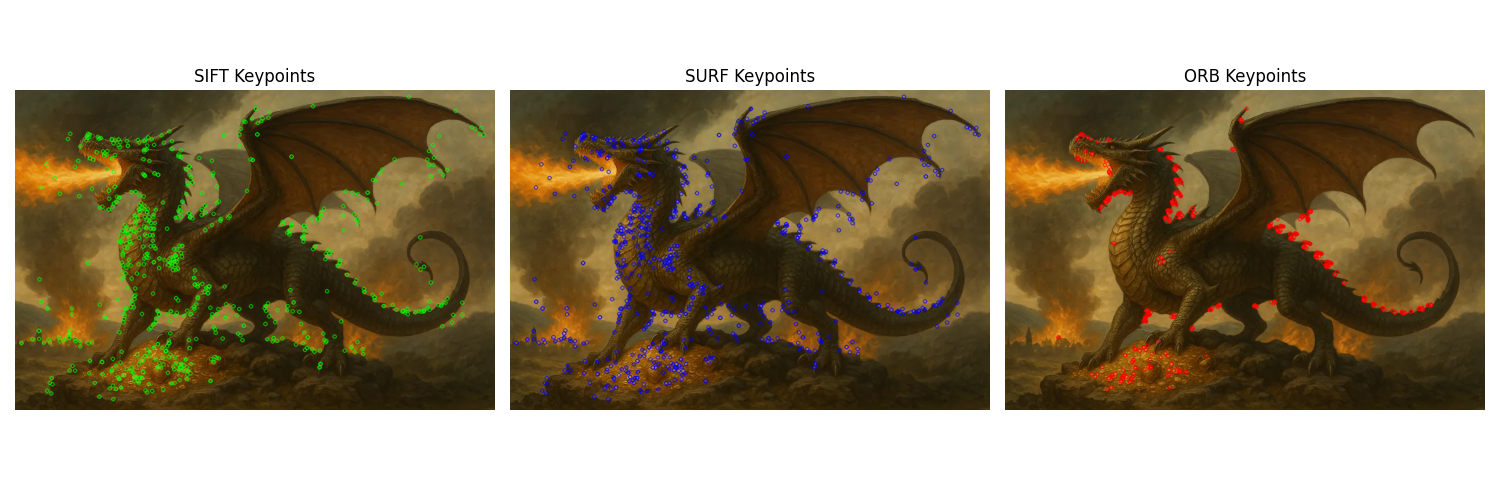

The Python source for this figure:
"""
Feature Descriptors: SIFT, SURF, ORB, HOG descriptors

Theory:
- Descriptors encode local image information around keypoints.
- SIFT: Computes histograms of gradients in 4x4 cells, 8 orientations.
- SURF: Uses Haar wavelets for speed.
- ORB: Binary descriptor, fast and rotation-invariant.
- HOG: Divides region into cells, computes gradient histograms.

Math:
- SIFT: Descriptor = concatenation of histograms, normalized.
- HOG: Similar to SIFT but for larger regions.

Implementation: Using OpenCV.
"""

import cv2
import numpy as np
import matplotlib.pyplot as plt

def sift_descriptor(image):
    """
    Compute SIFT descriptors.
    """
    sift = cv2.SIFT_create()
    keypoints, descriptors = sift.detectAndCompute(image, None)
    return keypoints, descriptors

def surf_descriptor(image):
    """
    Compute SURF descriptors.
    """
    surf = cv2.xfeatures2d.SURF_create()
    keypoints, descriptors = surf.detectAndCompute(image, None)
    return keypoints, descriptors

def orb_descriptor(image):
    """
    Compute ORB descriptors.
    """
    orb = cv2.ORB_create()
    keypoints, descriptors = orb.detectAndCompute(image, None)
    return keypoints, descriptors

def hog_descriptor(image):
    """
    Compute HOG descriptor.
    """
    win_size = (64, 64)
    block_size = (16, 16)
    block_stride = (8, 8)
    cell_size = (8, 8)
    nbins = 9
    hog = cv2.HOGDescriptor(win_size, block_size, block_stride, cell_size, nbins)
    # Resize image to win_size
    resized = cv2.resize(image, win_size)
    descriptor = hog.compute(resized)
    return descriptor

def apply_descriptors(image_path):
    """
    Compute descriptors, display keypoints and save.
    """
    image = cv2.imread(image_path)
    if image is None:
        print("Error: Image not found.")
        return

    gray = cv2.cvtColor(image, cv2.COLOR_BGR2GRAY)

    # SIFT
    kp_sift, desc_sift = sift_descriptor(gray)
    image_sift = cv2.drawKeypoints(image, kp_sift, None, (0, 255, 0))

    # SURF
    kp_surf, desc_surf = surf_descriptor(gray)
    image_surf = cv2.drawKeypoints(image, kp_surf, None, (255, 0, 0))

    # ORB
    kp_orb, desc_orb = orb_descriptor(gray)
    image_orb = cv2.drawKeypoints(image, kp_orb, None, (0, 0, 255))

    # HOG (no keypoints, just descriptor)
    hog_desc = hog_descriptor(gray)
    print(f"HOG descriptor shape: {hog_desc.shape}")

    # Display and save
    fig, axes = plt.subplots(1, 3, figsize=(15, 5))
    axes[0].imshow(cv2.cvtColor(image_sift, cv2.COLOR_BGR2RGB))
    axes[0].set_title("SIFT Keypoints")
    axes[0].axis('off')
    plt.imsave("sift_descriptors.png", cv2.cvtColor(image_sift, cv2.COLOR_BGR2RGB))

    axes[1].imshow(cv2.cvtColor(image_surf, cv2.COLOR_BGR2RGB))
    axes[1].set_title("SURF Keypoints")
    axes[1].axis('off')
    plt.imsave("surf_descriptors.png", cv2.cvtColor(image_surf, cv2.COLOR_BGR2RGB))

    axes[2].imshow(cv2.cvtColor(image_orb, cv2.COLOR_BGR2RGB))
    axes[2].set_title("ORB Keypoints")
    axes[2].axis('off')
    plt.imsave("orb_descriptors.png", cv2.cvtColor(image_orb, cv2.COLOR_BGR2RGB))

    plt.tight_layout()
    plt.savefig("feature_descriptors.png")
    plt.show()

if __name__ == "__main__":
    image_path = "../../images/ganpati_bappa.jpg"  # Update path
    apply_descriptors(image_path)
